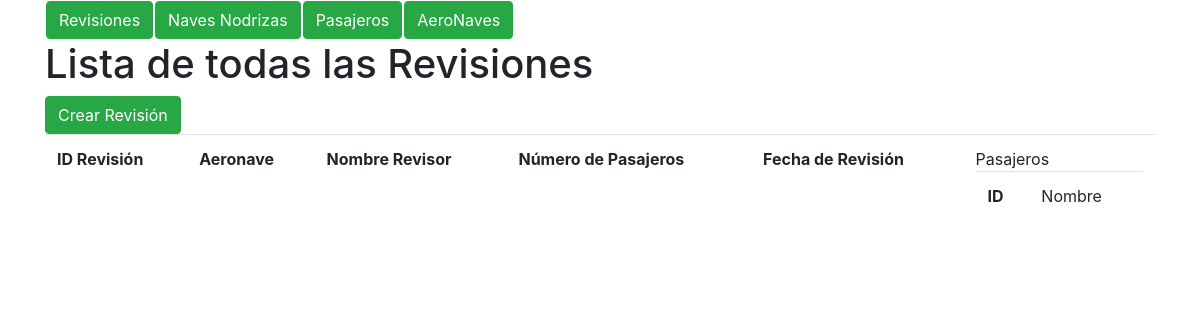
Before: /revision/ with the older database file.
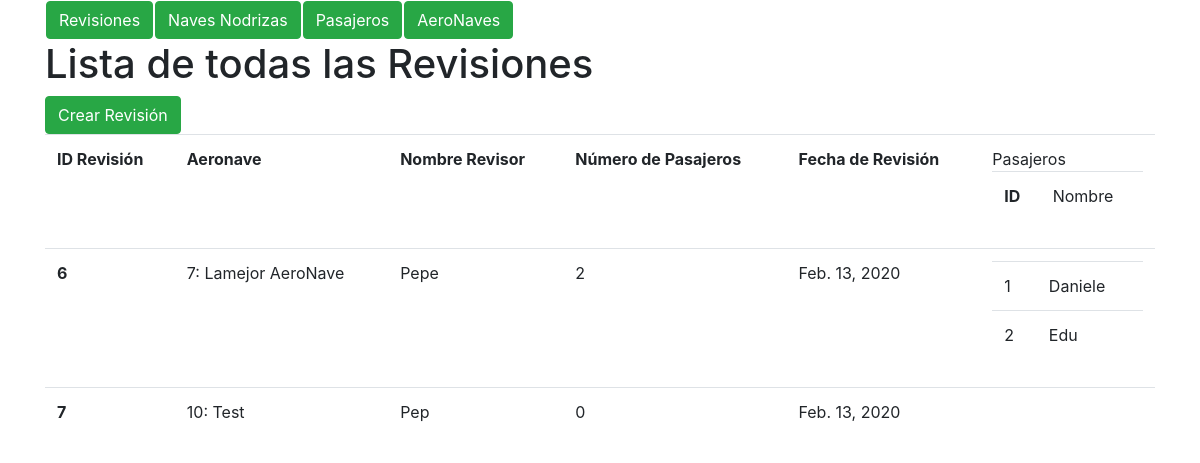
After: the same page with the newer database file.
### marcianos/models.py (models this page shows, shortened)
class Revision(models.Model):
    nombre_revisor = models.CharField(max_length=400)
    aeronave_id = models.ForeignKey(aeronave, on_delete=models.CASCADE,
        related_name = 'revisa_a')
    pasajeros = models.ManyToManyField(Pasajero)
    num_pasajeros = models.IntegerField()
    fecha_revision = models.DateField()

class aeronave(models.Model):
    nombre = models.CharField(max_length=400)
    max_marcianos = models.PositiveIntegerField()
    nave_origen = models.ForeignKey(nave_nodriza, on_delete=models.CASCADE,
        related_name = 'nave_origen', null=True)
    nave_destino = models.ForeignKey(nave_nodriza, on_delete=models.CASCADE,
        related_name = 'nave_destino', null=True)

class Pasajero(models.Model):
    nombre = models.CharField(max_length=400)
    aeronave_id = models.ForeignKey(aeronave, on_delete=models.SET_NULL,
        related_name = 'subido_en', null=True, blank=True)

### marcianos/views.py (the view)
# urls.py: path('revision/', views.revision_list, name='revision_list'),
def revision_list(request, template_name = 'revision/lista.html'):
    revisiones = Revision.objects.all()
    data = {}
    data['object_list'] = revisiones
    return render(request, template_name, data)

### marcianos/templates/revision/lista.html (shortened to what this page needs)
<!DOCTYPE html>
<html>
  <head>
    <link rel="stylesheet" href="https://maxcdn.bootstrapcdn.com/bootstrap/4.0.0-beta.2/css/bootstrap.min.css">
  </head>
  <body>
    <div class="container">
      {% include "home.html" %}
        <h1>Lista de todas las Revisiones</h1>
        <a class="btn btn-success" href='{% url "revision_create" %}'> Crear Revisión</a>
        <table class="table">
            <tr>
                <th>ID Revisión</th>
                <th>Aeronave</th>
                <th>Nombre Revisor</th>
                <th>Número de Pasajeros</th>
                <th>Fecha de Revisión</th>
                <td>
                    <table class="table">
                        <tr><th>ID</th>
                        <td>Nombre</td></tr>
                    </table>
                </td>
            </tr>
                {% for revision in object_list %}
                <tr>
                    <th>{{ revision.pk }}</th>
                    <td>{{revision.aeronave_id.pk}}: {{ revision.aeronave_id.nombre }}</td>
                    <td>{{ revision.nombre_revisor }}</td>
                    <td>{{ revision.num_pasajeros }}</td>
                    <td>{{ revision.fecha_revision  }}</td>
                    <td>
                        <table class="table">
                            {% for p in revision.pasajeros.all %}
                                <tr>
                                    <td>{{p.pk}}</td>
                                    <td>{{p.nombre}}</td>
                                </tr>
                            {% endfor %}
                        </table>
                    </td>
                </tr>
            {% endfor %}
        </table>
    </div>
  </body>
</html>

Changed rows visible on the page:
added Revision: pk "6", aeronave_id.pk "7", aeronave_id.nombre "Lamejor AeroNave", nombre_revisor "Pepe", num_pasajeros "2", fecha_revision "Feb. 13, 2020"
now on this page (row unchanged): Pasajero: pk "1", nombre "Daniele"
now on this page (row unchanged): Pasajero: pk "2", nombre "Edu"
added Revision: pk "7", aeronave_id.pk "10", aeronave_id.nombre "Test", nombre_revisor "Pep", num_pasajeros "0", fecha_revision "Feb. 13, 2020"
